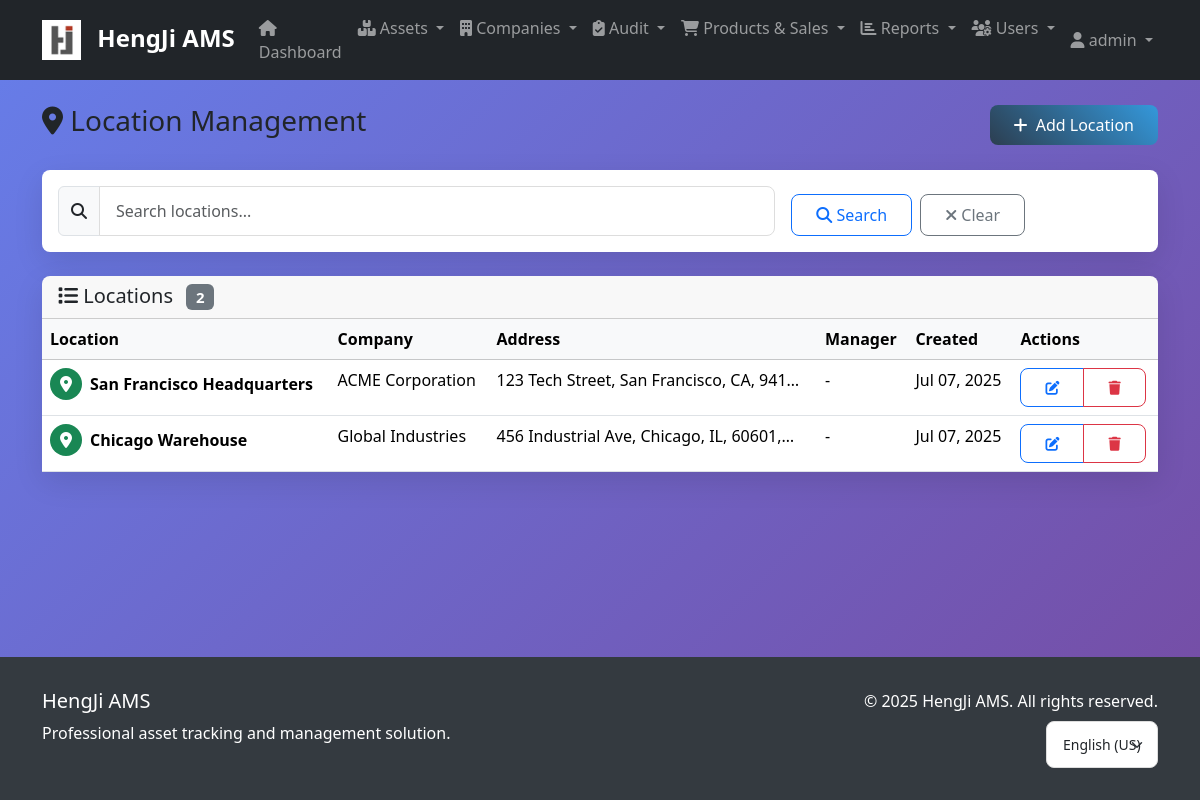
/en-us/companies/locations/ (signed in), run on an earlier commit of the app's database.
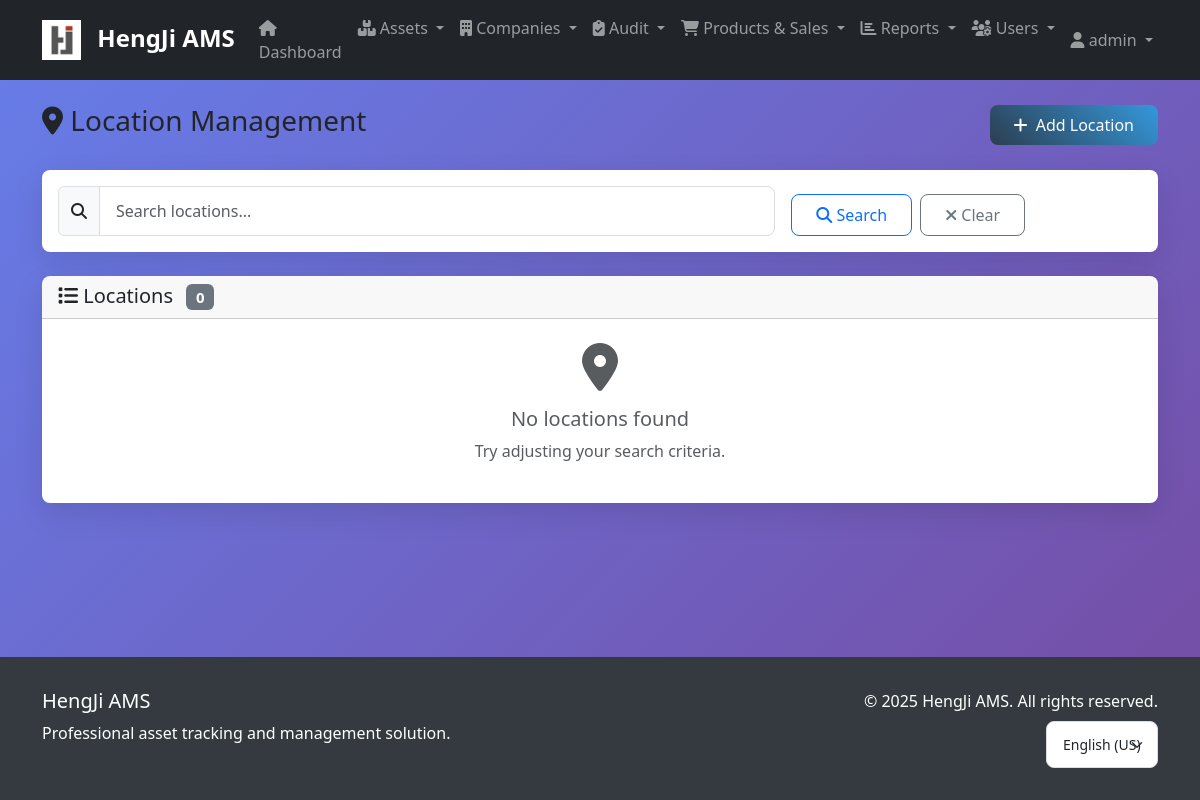
And on a later commit of the database.
### companies/models.py (models this page shows, shortened)
class Location(models.Model):
    class LocationType(models.TextChoices):
        BUILDING = 'building', _('Building')
        FLOOR = 'floor', _('Floor')
        ROOM = 'room', _('Room')
        WAREHOUSE = 'warehouse', _('Warehouse')
        OFFICE = 'office', _('Office')
        FACTORY = 'factory', _('Factory')
        OTHER = 'other', _('Other')
    class LocationStatus(models.TextChoices):
        ACTIVE = 'active', _('Active')
        INACTIVE = 'inactive', _('Inactive')
        MAINTENANCE = 'maintenance', _('Under Maintenance')
    name = models.CharField(
        max_length=200,
        verbose_name=_('Location Name'),
        help_text=_('Name of the location')
    )
    code = models.CharField(
        max_length=50,
        blank=True,
        verbose_name=_('Location Code'),
        help_text=_('Unique code for the location (e.g., B1-F3-R101)')
    )
    description = models.TextField(
        blank=True,
        verbose_name=_('Description'),
        help_text=_('Detailed description of the location')
    )
    company = models.ForeignKey(
        'Company',
        on_delete=models.CASCADE,
        related_name='locations',
        verbose_name=_('Company')
    )
    division = models.ForeignKey(
        'Division',
        on_delete=models.CASCADE,
        related_name='locations',
        blank=True,
        null=True,
        verbose_name=_('Division')
    )
    parent_location = models.ForeignKey(
        'self',
        on_delete=models.CASCADE,
        related_name='child_locations',
        blank=True,
        null=True,
        verbose_name=_('Parent Location'),
        help_text=_('Parent location in hierarchy (e.g., floor for room)')
    )
    location_type = models.CharField(
        max_length=20,
        choices=LocationType.choices,
        default=LocationType.ROOM,
        verbose_name=_('Location Type')
    )
    status = models.CharField(
        max_length=20,
        choices=LocationStatus.choices,
        default=LocationStatus.ACTIVE,
        verbose_name=_('Status')
    )
    area_size = models.DecimalField(
        max_digits=10,
        decimal_places=2,
        blank=True,
        null=True,
        verbose_name=_('Area Size (sq meters)'),
        help_text=_('Size of the location in square meters')
    )
    capacity = models.PositiveIntegerField(
        blank=True,
        null=True,
        verbose_name=_('Capacity'),
        help_text=_('Maximum capacity (people, assets, etc.)')
    )
    address_line1 = models.CharField(
        max_length=255,
        blank=True,
        verbose_name=_('Address Line 1')
    )
    address_line2 = models.CharField(
        max_length=255,
        blank=True,
        verbose_name=_('Address Line 2')
    )
    city = models.CharField(
        max_length=100,
        blank=True,
        verbose_name=_('City')
    )
    state_province = models.CharField(
        max_length=100,
        blank=True,
        verbose_name=_('State/Province')
    )
    postal_code = models.CharField(
        max_length=20,
        blank=True,
        verbose_name=_('Postal Code')
    )
    country = models.CharField(
        max_length=100,
        blank=True,
        verbose_name=_('Country')
    )
    manager = models.ForeignKey(
        'accounts.User',
        on_delete=models.SET_NULL,
        related_name='location_manager_for',
        blank=True,
        null=True,
        verbose_name=_('Location Manager')
    )
    phone_number = models.CharField(
        max_length=17,
        blank=True,
        verbose_name=_('Phone Number')
    )
    email = models.EmailField(
        blank=True,
        verbose_name=_('Email')
    )
    latitude = models.DecimalField(
        max_digits=9,
        decimal_places=6,
        blank=True,
        null=True,
        verbose_name=_('Latitude'),
        help_text=_('GPS latitude coordinate')
    )
    longitude = models.DecimalField(
        max_digits=9,
        decimal_places=6,
        blank=True,
        null=True,
        verbose_name=_('Longitude'),
        help_text=_('GPS longitude coordinate')
    )
    created_at = models.DateTimeField(auto_now_add=True, verbose_name=_('Created At'))
    updated_at = models.DateTimeField(auto_now=True, verbose_name=_('Updated At'))
    class Meta:
        verbose_name = _('Location')
        verbose_name_plural = _('Locations')
        ordering = ['company', 'name']
        unique_together = [['company', 'code']]
    def get_full_address(self):
        address_parts = []
        if self.address_line1:
            address_parts.append(self.address_line1)
        if self.address_line2:
            address_parts.append(self.address_line2)
        if self.city:
            address_parts.append(self.city)
        if self.state_province:
            address_parts.append(self.state_province)
        if self.postal_code:
            address_parts.append(self.postal_code)
        if self.country:
            address_parts.append(self.country)
        return ", ".join(address_parts)

class Company(models.Model):
    class CompanyStatus(models.TextChoices):
        ACTIVE = 'active', _('Active')
        INACTIVE = 'inactive', _('Inactive')
        SUSPENDED = 'suspended', _('Suspended')
    name = models.CharField(
        max_length=200,
        unique=True,
        verbose_name=_('Company Name'),
        help_text=_('Official name of the company')
    )
    code = models.CharField(
        max_length=20,
        unique=True,
        verbose_name=_('Company Code'),
        help_text=_('Unique identifier code for the company (used in asset numbering)')
    )
    description = models.TextField(
        blank=True,
        verbose_name=_('Description'),
        help_text=_('Brief description of the company')
    )
    phone_regex = RegexValidator(
        regex=r'^\+?1?\d{9,15}$',
        message=_("Phone number must be entered in the format: '+999999999'. Up to 15 digits allowed.")
    )
    phone_number = models.CharField(
        validators=[phone_regex],
        max_length=17,
        blank=True,
        verbose_name=_('Phone Number')
    )
    email = models.EmailField(
        blank=True,
        verbose_name=_('Email'),
        help_text=_('Company contact email')
    )
    primary_contact_company_user = models.ForeignKey(
        'CompanyUser',
        on_delete=models.SET_NULL,
        blank=True,
        null=True,
        related_name='primary_contact_for_companies',
        verbose_name=_('Primary Contact'),
        help_text=_('Primary business contact selected from company users')
    )
    website = models.URLField(
        blank=True,
        verbose_name=_('Website'),
        help_text=_('Company website URL')
    )
    address_line1 = models.CharField(
        max_length=255,
        blank=True,
        verbose_name=_('Address Line 1')
    )
    address_line2 = models.CharField(
        max_length=255,
        blank=True,
        verbose_name=_('Address Line 2')
    )
    city = models.CharField(
        max_length=100,
        blank=True,
        verbose_name=_('City')
    )
    state_province = models.CharField(
        max_length=100,
        blank=True,
        verbose_name=_('State/Province')
    )
    postal_code = models.CharField(
        max_length=20,
        blank=True,
        verbose_name=_('Postal Code')
    )
    country = models.CharField(
        max_length=100,
        blank=True,
        verbose_name=_('Country')
    )
    status = models.CharField(
        max_length=20,
        choices=CompanyStatus.choices,
        default=CompanyStatus.ACTIVE,
        verbose_name=_('Status'),
        help_text=_('Current status of the company')
    )
    logo = models.ImageField(
        upload_to='companies/logos/',
        blank=True,
        null=True,
        verbose_name=_('Company Logo'),
        help_text=_('Upload company logo (optional)')
    )
    asset_prefix = models.CharField(
        max_length=10,
        blank=True,
        verbose_name=_('Asset Prefix'),
        help_text=_('Prefix used for asset numbering (e.g., "COMP-")')
    )
    next_asset_number = models.PositiveIntegerField(
        default=1,
        verbose_name=_('Next Asset Number'),
        help_text=_('Next number to be used for asset numbering')
    )
    created_at = models.DateTimeField(auto_now_add=True, verbose_name=_('Created At'))
    updated_at = models.DateTimeField(auto_now=True, verbose_name=_('Updated At'))
    class Meta:
        verbose_name = _('Company')
        verbose_name_plural = _('Companies')
        ordering = ['name']

### companies/views.py (the view, shortened to what this page needs)
# urls.py: path('locations/', views.LocationListView.as_view(), name='location_list'),
class LocationListView(LoginRequiredMixin, UserPassesTestMixin, ListView):
    model = Location
    template_name = 'companies/location_list.html'
    context_object_name = 'locations'
    paginate_by = 20
    def test_func(self):
        return self.request.user.can_manage_companies()
    def get_queryset(self):
        queryset = Location.objects.select_related('company', 'division').all()
        search = self.request.GET.get('search')
        return queryset.order_by('company__name', 'division__name', 'name')
    def get_context_data(self, **kwargs):
        context = super().get_context_data(**kwargs)
        context['title'] = _('Location Management')
        context['search'] = self.request.GET.get('search', '')
        return context

### accounts/models.py (called while the page is built)
    def get_full_name_display(self):
        full_name = self.get_full_name()
        if full_name:
            return full_name
        return self.username

    def is_superadmin(self):
        return (self.is_superuser or
                self.admin_role == self.AdminRole.SUPERADMIN)

    def can_manage_assets(self):
        return (self.is_superadmin() or
                self.is_it_administrator() or
                self.has_perm('assets.add_asset'))

    def can_manage_companies(self):
        return (self.is_superadmin() or
                self.has_perm('companies.add_company'))

    def can_view_audit(self, audit=None):
        if self.is_superadmin():
            return True
        if self.is_it_administrator():
            if audit and hasattr(audit, 'company'):
                return audit.company in self.get_accessible_companies()
            return True
        return self.has_perm('audit.view_assetaudit') or self.has_perm('audit.view_auditlog')

    def can_view_reports(self):
        return (self.is_superadmin() or
                self.is_it_administrator() or
                self.is_viewer_admin() or
                self.has_perm('reports.view_report'))

### templates/companies/location_list.html (shortened to what the changed rows need)
{% extends "base/base.html" %}
{% load i18n %}
{% block content %}
<div class="container">
    <div class="d-flex justify-content-between align-items-center mb-4">
        <h1 class="h3">
            <i class="fas fa-map-marker-alt"></i> {{ title }}
        </h1>
    </div>
    <div class="card">
        <div class="card-header">
            <h5 class="card-title mb-0">
                <i class="fas fa-list"></i> {% trans "Locations" %}
                <span class="badge bg-secondary ms-2">{{ locations|length }}</span>
            </h5>
        </div>
        <div class="card-body p-0">
            {% if locations %}
            <div class="table-responsive">
                <table class="table table-hover mb-0">
                    <thead class="table-light">
                        <tr>
                            <th>{% trans "Location" %}</th>
                            <th>{% trans "Company" %}</th>
                            <th>{% trans "Address" %}</th>
                            <th>{% trans "Manager" %}</th>
                            <th>{% trans "Created" %}</th>
                            <th>{% trans "Actions" %}</th>
                        </tr>
                    </thead>
                    <tbody>
                        {% for location in locations %}
                        <tr>
                            <td>
                                <div class="d-flex align-items-center">
                                    <div class="bg-success rounded-circle d-flex align-items-center justify-content-center me-2"
                                         style="width: 32px; height: 32px;">
                                        <i class="fas fa-map-marker-alt text-white"></i>
                                    </div>
                                    <div>
                                        <div class="fw-bold">{{ location.name }}</div>
                                    </div>
                                </div>
                            </td>
                            <td>{{ location.company.name }}</td>
                            <td>{{ location.get_full_address|default:"-"|truncatechars:40 }}</td>
                            <td>{{ location.manager|default:"-" }}</td>
                            <td>{{ location.created_at|date:"M d, Y" }}</td>
                            <td>
                                <div class="btn-group btn-group-sm">
                                    {% if user.can_manage_companies %}
                                    <a href="{% url 'companies:location_edit' location.pk %}" class="btn btn-outline-primary" title="{% trans 'Edit' %}">
                                        <i class="fas fa-edit"></i>
                                    </a>
                                    <a href="{% url 'companies:location_delete' location.pk %}" class="btn btn-outline-danger" title="{% trans 'Delete' %}">
                                        <i class="fas fa-trash"></i>
                                    </a>
                                    {% else %}
                                    <span class="text-muted small">{% trans "No actions available" %}</span>
                                    {% endif %}
                                </div>
                            </td>
                        </tr>
                        {% endfor %}
                    </tbody>
                </table>
            </div>
            {% else %}
            <div class="text-center py-4">
                <i class="fas fa-map-marker-alt fa-3x text-muted mb-3"></i>
                <h5 class="text-muted">{% trans "No locations found" %}</h5>
                <p class="text-muted">{% trans "Try adjusting your search criteria." %}</p>
            </div>
            {% endif %}
        </div>
    </div>
</div>
{% endblock %}

What changed in the data, as far as the page shows it:
removed Location: name "San Francisco Headquarters", company.name "ACME Corporation", get_full_address "123 Tech Street, San Francisco, CA, 941…", manager "-", created_at "Jul 07, 2025"
removed Location: name "Chicago Warehouse", company.name "Global Industries", get_full_address "456 Industrial Ave, Chicago, IL, 60601,…", manager "-", created_at "Jul 07, 2025"
Also different on the page:
{{ locations|length }}: "2" → "0"
text no longer shown: "Location Company Address Manager Created Actions"
text now shown: "No locations found Try adjusting your search criteria."
